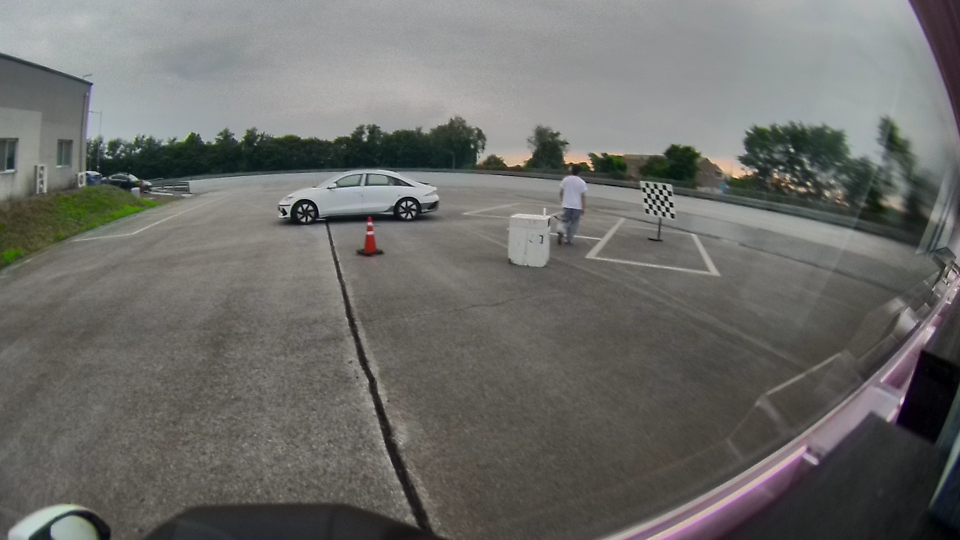
#> input picture data/Image/000045.png, 1920 x 1080 px (shown at 1/2 size); its folder holds only this picture in this run
$ python intrinsic.py
#> lines starting #> are read from the running program, lines starting #| are printed output that depends on the picture; after the words box and inside, x2 and y2 are one past the last pixel; in counts of white or black regions, pixels touching at a corner belong together; long printed decimals are rounded
import os
import cv2
import glob
import numpy as np
import yaml
import matplotlib.pyplot as plt
import argparse

# custom YAML dumper to force inline lists for "data" fields
class InlineListDumper(yaml.SafeDumper):
    pass

def represent_inline_list(dumper, data):
    return dumper.represent_sequence('tag:yaml.org,2002:seq', data, flow_style=True)


print("helloo!!!!!!!!!!!!")
InlineListDumper.add_representer(list, represent_inline_list)

def save_ros_yaml(cameraMatrix, distCoeffs, image_size, save_path="configs/example.yaml"):
    fx = float(cameraMatrix[0, 0])
    fy = float(cameraMatrix[1, 1])
    cx = float(cameraMatrix[0, 2])
    cy = float(cameraMatrix[1, 2])

    ros_yaml = {
        "camera_name": "my_camera",
        "image_width": int(image_size[0]),
        "image_height": int(image_size[1]),
        "camera_matrix": {
            "rows": 3,
            "cols": 3,
            "data": [
                round(fx, 8), 0.0, round(cx, 8),
                0.0, round(fy, 8), round(cy, 8),
                0.0, 0.0, 1.0
            ]
        },
        "distortion_model": "plumb_bob",
        "distortion_coefficients": {
            "rows": 1,
            "cols": 5,
            "data": [round(float(x), 8) for x in distCoeffs.flatten()]
        },
        "rectification_matrix": {
            "rows": 3,
            "cols": 3,
            "data": [
                1.0, 0.0, 0.0,
                0.0, 1.0, 0.0,
                0.0, 0.0, 1.0
            ]
        },
        "projection_matrix": {
            "rows": 3,
            "cols": 4,
            "data": [
                round(fx, 8), 0.0, round(cx, 8), 0.0,
                0.0, round(fy, 8), round(cy, 8), 0.0,
                0.0, 0.0, 1.0, 0.0
            ]
        }
    }

    with open(save_path, 'w') as f:
        yaml.dump(ros_yaml, f, Dumper=InlineListDumper, default_flow_style=False, sort_keys=False)

    print(f"Saved to {save_path} in ROS camera_info format.")

def show_image(title, image, figsize=(16, 12)):
    """
    Display an image in a larger matplotlib window.

    Args:
        title (str): Title of the image window.
        image (np.ndarray): Image in BGR format.
        figsize (tuple): Size of the figure in inches (width, height).
    """
    plt.figure(figsize=figsize)
    plt.imshow(cv2.cvtColor(image, cv2.COLOR_BGR2RGB))
    plt.title(title)
    plt.axis('off')
    plt.show()

def show_images(image_list, titles):
    n = len(image_list)
    cols = 6
    rows = (n + cols - 1) // cols
    plt.figure(figsize=(cols * 3, rows * 2.5))

    for i, (img, title) in enumerate(zip(image_list, titles)):
        plt.subplot(rows, cols, i + 1)
        plt.imshow(cv2.cvtColor(img, cv2.COLOR_BGR2RGB))
        plt.title(title, fontsize=8)
        plt.axis('off')

    plt.subplots_adjust(wspace=0.1, hspace=0.3,
                        left=0.02, right=0.98, top=0.95, bottom=0.05)
    plt.show()

def run(images, checkerboard, root):
#> called with checkerboard = (5, 6), root = 'data'
    if not images:
        print("No images found.")
        exit(1)

    objp = np.zeros((CHECKERBOARD[0] * CHECKERBOARD[1], 3), np.float32)
    objp[:, :2] = np.mgrid[0:CHECKERBOARD[0], 0:CHECKERBOARD[1]].T.reshape(-1, 2)
    objp *= SQUARE_SIZE

    objpoints = []
    imgpoints = []
    imgs = []
    titles = []

    for idx, fname in enumerate(images):
        img = cv2.imread(fname)
#> img is the input picture: shape (1080, 1920, 3); mean B, G, R 105.1, 108.4, 108.3
        gray = cv2.cvtColor(img, cv2.COLOR_BGR2GRAY)

        ret, corners = cv2.findChessboardCorners(gray, checkerboard,
                                                cv2.CALIB_CB_ADAPTIVE_THRESH + cv2.CALIB_CB_NORMALIZE_IMAGE)
#> ret = True; corners = 30 rows, first 8: [1296.5, 416], [1296.1, 407.1], [1294.5, 396.2], [1291.9, 384.9], [1291, 375.4], [1306.1, 419.1], [1305.3, 408], [1302.9, 397.8]
        if ret:
            objpoints.append(objp)
            corners2 = cv2.cornerSubPix(gray, corners, (11, 11), (-1, -1),
                                        criteria=(cv2.TERM_CRITERIA_EPS + cv2.TERM_CRITERIA_MAX_ITER, 30, 0.001))
#> corners2 = 30 rows, first 8: [1303.5, 413.1], [1296.6, 401.1], [1296.7, 390.3], [1291.9, 384.9], [1291, 375.4], [1303.5, 413.1], [1302.1, 404], [1302.1, 404]
            imgpoints.append(corners2)
            for i, corner in enumerate(corners2):
                x, y = corner.ravel()
                cv2.putText(
                    img, str(i), (int(x), int(y)),
                    fontFace=cv2.FONT_HERSHEY_SIMPLEX,
                    fontScale=0.4,
                    color=(0, 255, 0),  # Green text
                    thickness=1,
                    lineType=cv2.LINE_AA
                )
#> this loop made 30 passes
#> (x, y) on passes 1 to 12: (1303.5, 413.1), (1296.6, 401.1), (1296.7, 390.3), (1291.9, 384.9), (1291, 375.4), (1303.5, 413.1), (1302.1, 404), (1302.1, 404), (1304.7, 382.1), (1309.4, 382), (1312.5, 414.3), (1311.2, 404.4)
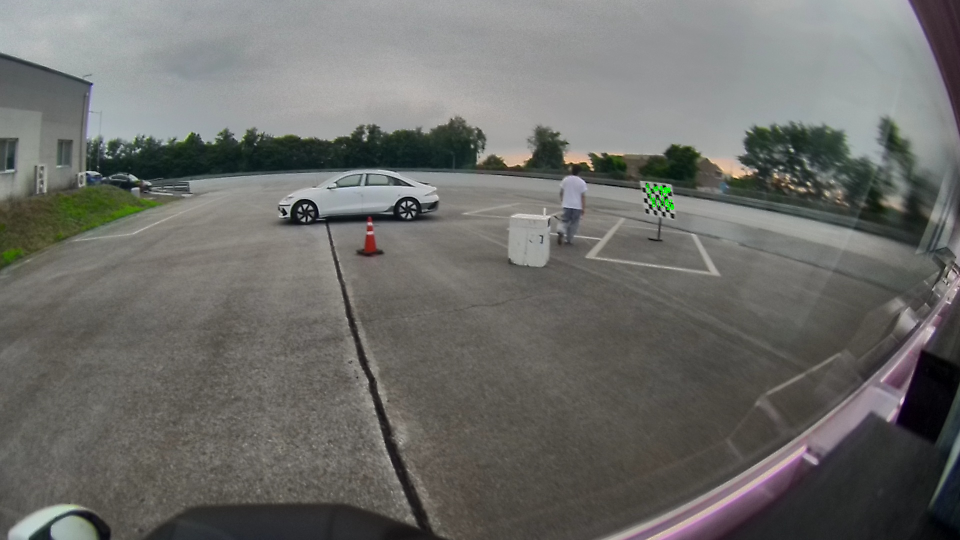
#> img: shape (1080, 1920, 3) (shown at 1/2 size); 0.06% of pixels changed, all inside (x1, y1, x2, y2) = (1290, 366, 1349, 420)
            # cv2.drawChessboardCorners(img, checkerboard, corners2, ret)
            show_image(idx, img) #debug
            imgs.append(img)
            titles.append(idx)
    show_images(imgs, titles)
#> in show_images, `n = len(image_list)`: n = 1
#> the loop in show_images, `for i, (img, title) in enumerate(zip(image_list, titles)):` made 1 pass
#> title on pass 1: 0
    print(imgpoints)
#| [array([[[1303.5339 ,  413.124]],
#|        [[1296.6482 ,  401.115]],
#|        [[1296.7471 ,  390.2755 ]],
#|        [[1291.9315 ,  384.935]],
#|        [[1290.9916 ,  375.426]],
#|        [[1303.5471 ,  413.1285 ]],
#|        [[1302.1292 ,  404.0416 ]],
#|        [[1302.1345 ,  404.042]],
#|        [[1304.6636 ,  382.127]],
#|        [[1309.3917 ,  381.9537 ]],
#|        [[1312.4784 ,  414.286]],
#|        [[1311.1581 ,  404.3722 ]],
#> (further printed lines are left out)
    ret, cameraMatrix, distCoeffs, rvecs, tvecs = cv2.calibrateCamera(
        objpoints, imgpoints, gray.shape[::-1], None, None
    )
#> ret = 5.62; cameraMatrix = [[456.7, 0, 949.6], [0, 570.2, 543.3], [0, 0, 1]]; distCoeffs = [[0.00625, -0.00295, -0.00863, -0.0165, -0.0994]]; rvecs = ([-0.81, -0.145, -1.24],); tvecs = ([4.38, -1.26, 5.33],)

    print("Camera matrix (K):")
    print(cameraMatrix)
#| [[456.695   0.         949.583]
#|  [  0.         570.225 543.332]
#|  [  0.           0.           1.        ]]
    print("\nDistortion coefficients (D):")
    print(distCoeffs.ravel())
#| [ 0.006253 -0.002954 -0.008629 -0.01649 -0.09938]
    print(f"\nHeight : {img.shape[0]}, Width : {img.shape[1]}")
#| Height : 1080, Width : 1920

    for i in range(min(2, len(images))):
        img = cv2.imread(images[i])
        undistorted = cv2.undistort(img, cameraMatrix, distCoeffs, None)
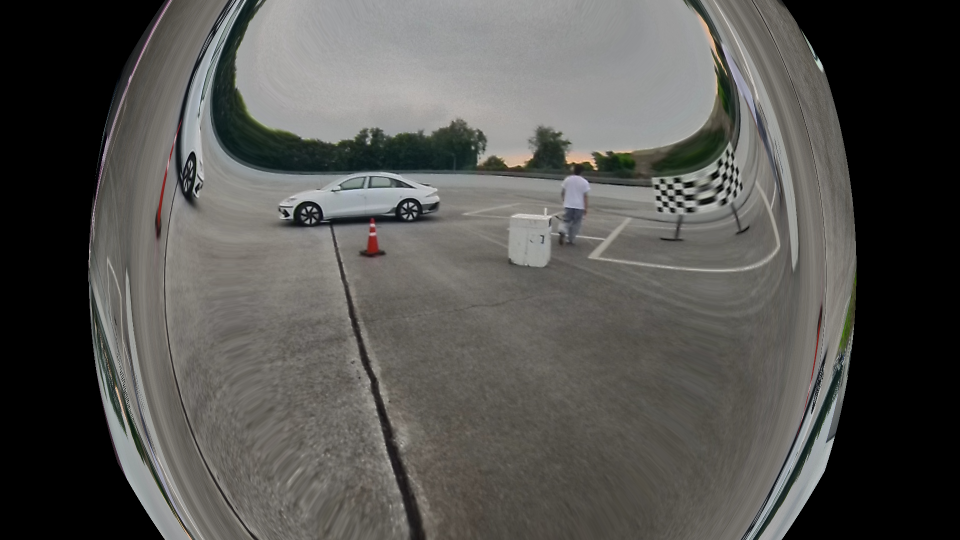
#> undistorted: shape (1080, 1920, 3) (shown at 1/2 size); mean B, G, R 80.8, 84.1, 84.9
        concat = np.hstack((img, undistorted))
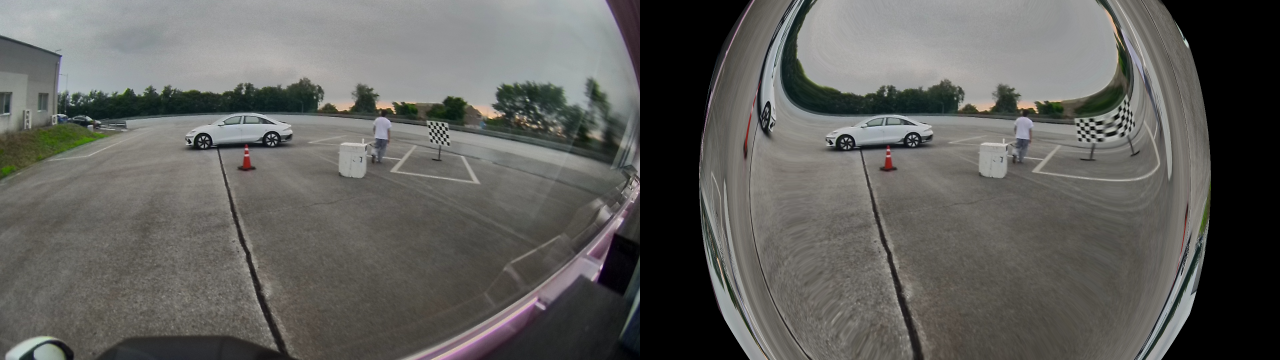
#> concat: shape (1080, 3840, 3) (shown at 1/3 size); mean B, G, R 93, 96.2, 96.6
        show_image(f"Distortion {i+1} (Original | Undistorted)", concat)

    save_ros_yaml(cameraMatrix=cameraMatrix,
                  distCoeffs=distCoeffs, image_size=(img.shape[0], img.shape[1]),
                  save_path=os.path.join('configs', f'{root}.yaml'))
#> in save_ros_yaml, `fx = float(cameraMatrix[0, 0])`: fx = 456.7
#> in save_ros_yaml, `fy = float(cameraMatrix[1, 1])`: fy = 570.2
#> in save_ros_yaml, `cx = float(cameraMatrix[0, 2])`: cx = 949.6
#> in save_ros_yaml, `cy = float(cameraMatrix[1, 2])`: cy = 543.3

if __name__ == '__main__':
    parser = argparse.ArgumentParser(description="Intrinsic Calibration using Chessboard Images")
    parser.add_argument('--root', type=str, default='data')
    parser.add_argument('--checkerboard', type=int, nargs=2, default=(6, 5),
                        help='Checkerboard dimensions (rows, cols)')
    parser.add_argument('--square_size', type=float, default=150.0,
                        help='Size of each square in mm')
    args = parser.parse_args()
    row, col = args.checkerboard[0], args.checkerboard[1]
    CHECKERBOARD = (col, row)
    SQUARE_SIZE = args.square_size / 1000.0  # Convert mm to meters

    if len(CHECKERBOARD) != 2:
        raise ValueError("Checkerboard must be specified as two integers (rows, cols).")
    if SQUARE_SIZE <= 0:
        raise ValueError("Square size must be a positive number.")
    print(f"Checkerboard: {CHECKERBOARD}, Square Size: {SQUARE_SIZE} m")

    # Find all images in the specified directory
    image_dir = os.path.join(args.root, 'Image')
    all_images = sorted(
        glob.glob(os.path.join(image_dir, "*.png")) + glob.glob(os.path.join(image_dir, "*.jpg"))
    )
    print(all_images)
    run(images=all_images, checkerboard=CHECKERBOARD, root=os.path.basename(args.root))
